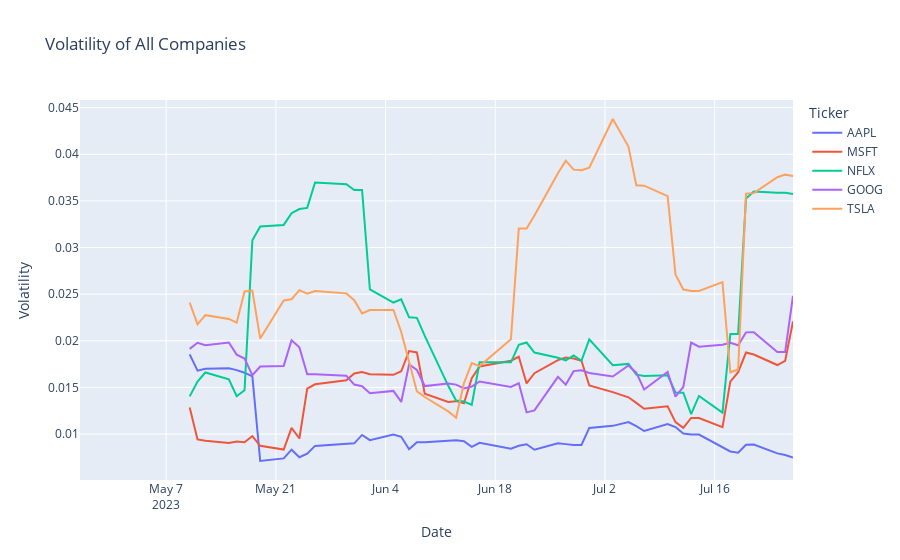

Write notebook code for a chart like this one.
### Code cell
#email was not properly commited, this is to show that I can commit
df['Volatility'] = df.groupby('Ticker')['Close'].pct_change().rolling(window=10).std().reset_index(0, drop=True)
fig = px.line(df, x='Date', y='Volatility', 
              color='Ticker', 
              title='Volatility of All Companies')
fig.show()
